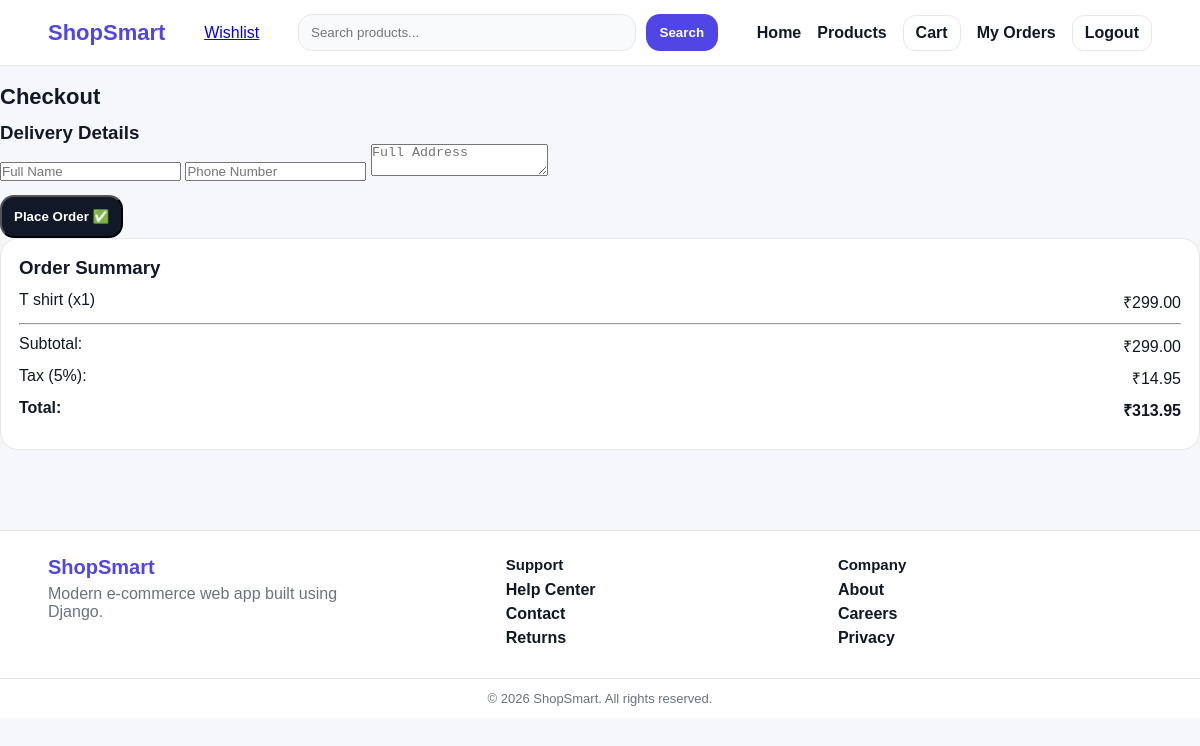
Screenshot of /checkout/ (signed in) with the database file from the repository.
### store/models.py (models this page shows, shortened)
class CartItem(models.Model):
    cart = models.ForeignKey(Cart, on_delete=models.CASCADE, related_name="items")
    product = models.ForeignKey(Product, on_delete=models.CASCADE)
    quantity = models.PositiveIntegerField(default=1)

class Product(models.Model):
    category = models.ForeignKey(Category, on_delete=models.CASCADE, related_name="products")
    name = models.CharField(max_length=200)
    price = models.DecimalField(max_digits=10, decimal_places=2)
    description = models.TextField()
    image = models.ImageField(upload_to="products/", blank=True, null=True)
    stock = models.PositiveIntegerField(default=1)

### store/views.py (the view, shortened to what this page needs)
# urls.py: path("checkout/", views.checkout_view, name="checkout"),
@login_required
def checkout_view(request):
    cart, created = Cart.objects.get_or_create(user=request.user)
    items = cart.items.all()
    if not items:
        return redirect("products")
    subtotal = sum(item.product.price * item.quantity for item in items)
    tax = subtotal * Decimal("0.05")
    total = subtotal + tax
    return render(request, "store/checkout.html", {
        "items": items,
        "subtotal": subtotal,
        "tax": tax,
        "total": total
    })

### store/templates/store/checkout.html (shortened to what this page needs)
{% extends "store/base.html" %}
{% block content %}
<h2 class="cart-title">Checkout</h2>
<div class="checkout-wrapper">
  <div class="checkout-form">
    <h3>Delivery Details</h3>
    <form method="POST">
      <input type="text" name="full_name" placeholder="Full Name" required>
      <input type="text" name="phone" placeholder="Phone Number" required>
      <textarea name="address" placeholder="Full Address" required></textarea>
      <button type="submit" class="checkout-btn">Place Order ✅</button>
    </form>
  </div>
  <div class="cart-summary">
    <h3>Order Summary</h3>
    {% for item in items %}
      <p>{{ item.product.name }} (x{{ item.quantity }}) <span>₹{{ item.product.price }}</span></p>
    {% endfor %}
    <hr>
    <p>Subtotal: <span>₹{{ subtotal|floatformat:2 }}</span></p>
    <p>Tax (5%): <span>₹{{ tax|floatformat:2 }}</span></p>
    <p class="total">Total: <span>₹{{ total|floatformat:2 }}</span></p>
  </div>
</div>
{% endblock %}

### store/static/store/css/style.css (style rules this page uses)
:root { --primary:#4f46e5; --dark:#111827; --gray:#6b7280; --border:#e5e7eb; --bg:#f5f7fb; }
* { margin:0; padding:0; box-sizing:border-box; }
body { font-family: Arial, Helvetica, sans-serif; background:var(--bg); color:var(--dark); }
.cart-title { font-size:22px; font-weight:900; margin-bottom:12px; }
.cart-summary { background:white; border:1px solid var(--border); border-radius:18px; padding:18px; }
.cart-summary h3 { font-weight:900; margin-bottom:12px; }
.cart-summary p { display:flex; justify-content:space-between; margin:10px 0; color:var(--dark); }
.cart-summary .total { font-weight:900; }
.checkout-btn { display:block; margin-top:14px; text-align:center; text-decoration:none; background:var(--dark); color:white; padding:12px; border-radius:14px; font-weight:900; }

### rows the page displays
CartItem: product.name "T shirt", quantity "1", product.price "299.00"

### other values shown
{{ subtotal|floatformat:2 }} "299.00"
{{ tax|floatformat:2 }} "14.95"
{{ total|floatformat:2 }} "313.95"
